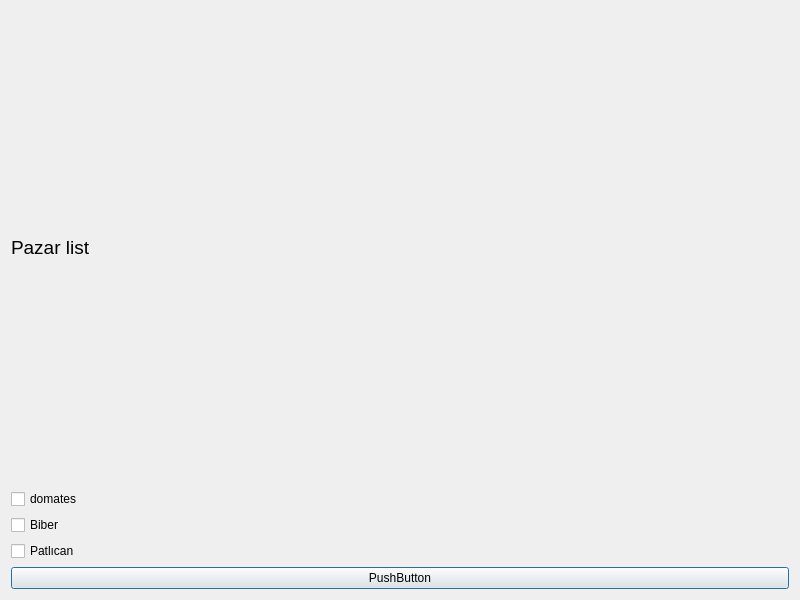
<?xml version="1.0" encoding="UTF-8"?>
<ui version="4.0">
 <class>Dialog</class>
 <widget class="QDialog" name="Dialog">
  <property name="geometry">
   <rect>
    <x>0</x>
    <y>0</y>
    <width>800</width>
    <height>600</height>
   </rect>
  </property>
  <property name="windowTitle">
   <string>Dialog</string>
  </property>
  <layout class="QGridLayout" name="gridLayout">
   <item row="0" column="0">
    <widget class="QLabel" name="label">
     <property name="font">
      <font>
       <pointsize>14</pointsize>
      </font>
     </property>
     <property name="text">
      <string>Pazar list</string>
     </property>
    </widget>
   </item>
   <item row="1" column="0">
    <layout class="QVBoxLayout" name="verticalLayout">
     <item>
      <widget class="QCheckBox" name="checkBox">
       <property name="text">
        <string>domates</string>
       </property>
      </widget>
     </item>
     <item>
      <widget class="QCheckBox" name="checkBox_2">
       <property name="text">
        <string>Biber</string>
       </property>
      </widget>
     </item>
     <item>
      <widget class="QCheckBox" name="checkBox_3">
       <property name="text">
        <string>Patlıcan</string>
       </property>
      </widget>
     </item>
    </layout>
   </item>
   <item row="2" column="0">
    <widget class="QPushButton" name="pushButton">
     <property name="text">
      <string>PushButton</string>
     </property>
    </widget>
   </item>
  </layout>
 </widget>
 <resources/>
 <connections/>
</ui>
